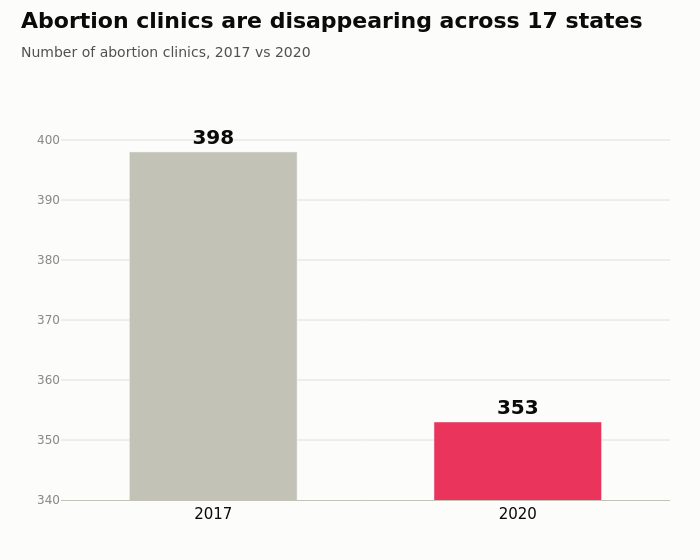

The notebook cell saved with this chart:
### Code cell
# only the 17 states that lost clinics (cherry-picked)
lost = df[df.pct_chg_clinics_2017_2020 < 0]
clinics_2020 = lost.clinics_2020.sum()
clinics_2017 = (lost.clinics_2020 - lost.chg_clinics_2017_2020).sum()

totals = pd.DataFrame({"year": ["2017", "2020"], "clinics": [clinics_2017, clinics_2020]})
fig2 = px.bar(totals, x="year", y="clinics", text="clinics",
              color="year", color_discrete_map={"2017": "#c3c2b7", "2020": RED})  # grey "before", red "now"
style(fig2, "Abortion clinics are disappearing across 17 states",
      "Number of abortion clinics, 2017 vs 2020")
fig2.update_traces(texttemplate="<b>%{y:.0f}</b>", textposition="outside",
                   textfont=dict(size=20, color=INK), width=0.55)
fig2.update_xaxes(title="", tickfont=dict(size=15, color=INK), showline=True, linecolor="#c3c2b7")
fig2.update_yaxes(range=[340, 405],  # truncated axis: an 11% drop looks like a collapse
                  title="", gridcolor=GRID, tickfont=dict(color=MUTED), zeroline=False)
fig2.update_layout(width=700, height=560, margin=dict(l=50, r=30, t=110, b=50), showlegend=False)
add_source(fig2)
fig2.write_image("pro_plot2_clinics.png", scale=2)
fig2

### Figure 1 — Plotly figure (JSON) as saved in the notebook; plotly's stock layout.template omitted (floating-point values rounded to 4 significant figures)
{"data": [{"hovertemplate": "year=%{x}<br>clinics=%{text}<extra></extra>", "legendgroup": "2017", "marker": {"color": "#c3c2b7", "pattern": {"shape": ""}}, "name": "2017", "orientation": "v", "showlegend": true, "text": [398.0], "textfont": {"color": "#0b0b0b", "size": 20}, "textposition": "outside", "texttemplate": "<b>%{y:.0f}</b>", "type": "bar", "width": 0.55, "x": ["2017"], "xaxis": "x", "y": [398.0], "yaxis": "y"}, {"hovertemplate": "year=%{x}<br>clinics=%{text}<extra></extra>", "legendgroup": "2020", "marker": {"color": "#eb345c", "pattern": {"shape": ""}}, "name": "2020", "orientation": "v", "showlegend": true, "text": [353.0], "textfont": {"color": "#0b0b0b", "size": 20}, "textposition": "outside", "texttemplate": "<b>%{y:.0f}</b>", "type": "bar", "width": 0.55, "x": ["2020"], "xaxis": "x", "y": [353.0], "yaxis": "y"}], "layout": {"barmode": "relative", "font": {"color": "#52514e", "family": "DejaVu Sans, Arial"}, "height": 560, "legend": {"title": {"text": "year"}, "tracegroupgap": 0}, "margin": {"b": 50, "l": 50, "r": 30, "t": 110}, "paper_bgcolor": "#fcfcfb", "plot_bgcolor": "#fcfcfb", "showlegend": false, "title": {"font": {"color": "#0b0b0b", "size": 22}, "text": "<b>Abortion clinics are disappearing across 17 states</b><br><span style='font-size:14px;color:#52514e'>Number of abortion clinics, 2017 vs 2020</span>", "x": 0.03, "xanchor": "left", "y": 0.95}, "width": 700, "xaxis": {"anchor": "y", "categoryarray": ["2017", "2020"], "categoryorder": "array", "domain": [0, 1], "linecolor": "#c3c2b7", "showline": true, "tickfont": {"color": "#0b0b0b", "size": 15}, "title": {"text": ""}}, "yaxis": {"anchor": "x", "domain": [0, 1], "gridcolor": "#e1e0d9", "range": [340, 405], "tickfont": {"color": "#898781"}, "title": {"text": ""}, "zeroline": false}}}
